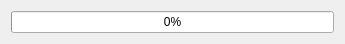
<?xml version="1.0" encoding="UTF-8"?>
<ui version="4.0">
 <class>ftp_dialogClass</class>
 <widget class="QDialog" name="ftp_dialogClass">
  <property name="geometry">
   <rect>
    <x>0</x>
    <y>0</y>
    <width>345</width>
    <height>44</height>
   </rect>
  </property>
  <property name="windowTitle">
   <string>process</string>
  </property>
  <layout class="QVBoxLayout" name="verticalLayout">
   <item>
    <widget class="QProgressBar" name="progressBar">
     <property name="value">
      <number>0</number>
     </property>
    </widget>
   </item>
   <item>
    <spacer name="verticalSpacer">
     <property name="orientation">
      <enum>Qt::Vertical</enum>
     </property>
     <property name="sizeHint" stdset="0">
      <size>
       <width>20</width>
       <height>40</height>
      </size>
     </property>
    </spacer>
   </item>
  </layout>
 </widget>
 <resources/>
 <connections/>
</ui>
